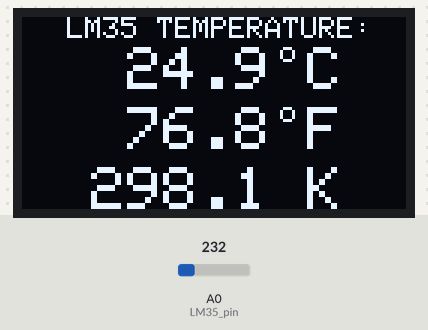
The sketch below on a simulated Arduino Uno, built with avr-gcc and run on an emulated ATmega328P. Parts: 128×64 one-colour display. Inputs (shaded band) come from the test bench; at power-on: A0 (LM35_pin) = 232.

Above: at 2.2 s.
2.3 s: A0 (LM35_pin) set to 250
At 3.5 s:
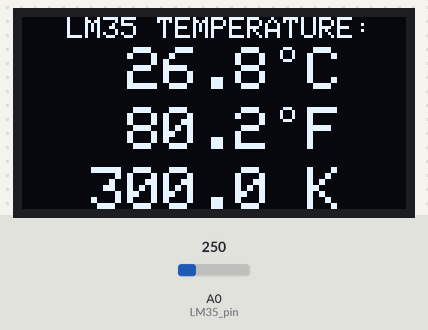
4.6 s: A0 (LM35_pin) set to 266
At 6.2 s:
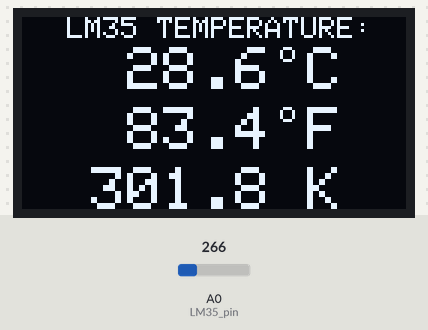
6.7 s: A0 (LM35_pin) set to 290
At 7.7 s:
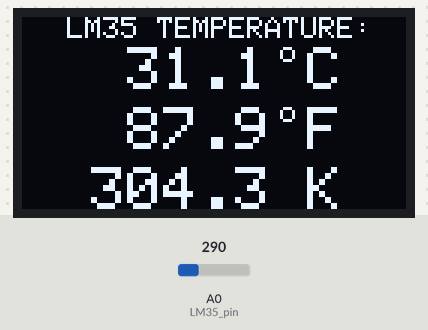
Timing chart, 0 to 9.7 s (numbered marks = the images above; inputs shaded):
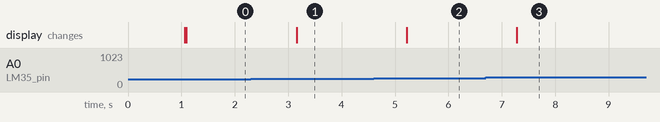

The sketch:

Arduino-OLED-LM35.ino
```cpp
#include <Wire.h>              // include Arduino wire library (required for I2C devices)
#include <Adafruit_GFX.h>      // include Adafruit graphics library
#include <Adafruit_SSD1306.h>  // include Adafruit SSD1306 OLED display driver

#define OLED_RESET  4    // define display reset pin
Adafruit_SSD1306 display(OLED_RESET);

// define LM35 data pin connection
#define  LM35_pin  A0

void setup(void)
{
  delay(1000);  // wait a second
  analogReference(INTERNAL);  // set positive reference voltage to 1.1V

  // initialize the SSD1306 OLED display with I2C address = 0x3D
  display.begin(SSD1306_SWITCHCAPVCC, 0x3D);

  // clear the display buffer.
  display.clearDisplay();

  display.setTextSize(1);   // text size = 1
  display.setTextColor(WHITE, BLACK);  // set text color to white and black background
  display.setCursor(15, 0);            // move cursor to position (15, 0) pixel
  display.print("LM35 TEMPERATURE:");
  display.display();        // update the display
  display.setTextSize(2);   // text size = 2
}

int tKelvin, tCelsius, tFahrenheit;
char _buffer[8];

void loop()
{
  // read analog voltage ( = tenths degree Celsius)
  //   9.3 = 1023/(1.1*100)
  tCelsius = 10 * analogRead(LM35_pin) / 9.3;

  tKelvin     = tCelsius + 2732;       // convert tenths °C to tenths Kelvin
  tFahrenheit = tCelsius * 9 / 5 + 320 ; // convert tenths °C to tenths °Fahrenheit

  // print temperature in degree Celsius
  if (tCelsius >= 1000)    // if temperature >= 100.0 °C
    sprintf(_buffer, "%03u.%1u C", tCelsius / 10, tCelsius % 10);
  else
    sprintf(_buffer, " %02u.%1u C", tCelsius / 10, tCelsius % 10);
  display.setCursor(23, 10);
  display.print(_buffer);

  // print temperature in degree Fahrenheit
  if (tFahrenheit >= 1000)     // if temperature >= 100.0 °F
    sprintf(_buffer, "%03u.%1u F", tFahrenheit / 10, tFahrenheit % 10);
  else
    sprintf(_buffer, " %02u.%1u F", tFahrenheit / 10, tFahrenheit % 10);
  display.setCursor(23, 30);
  display.print(_buffer);

  // print temperature in Kelvin
  sprintf(_buffer, "%03u.%1u K", tKelvin / 10, tKelvin % 10);
  display.setCursor(23, 50);
  display.print(_buffer);

  // print degree symbols ( ° )
  display.drawCircle(88, 12, 2, WHITE);
  display.drawCircle(88, 32, 2, WHITE);

  // update the display
  display.display();

  delay(1000);  // wait a second

}
```

Measured:
- after the input at 2.3 s, the display: changes after 0.86 s (image 1)
- after the input at 4.6 s, the display: changes after 0.62 s (image 2)
- after the input at 6.7 s, the display: changes after 0.58 s (image 3)
